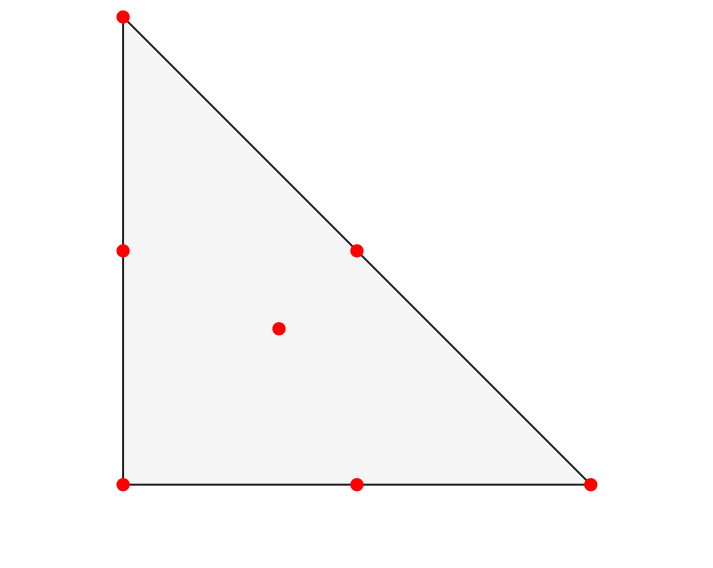
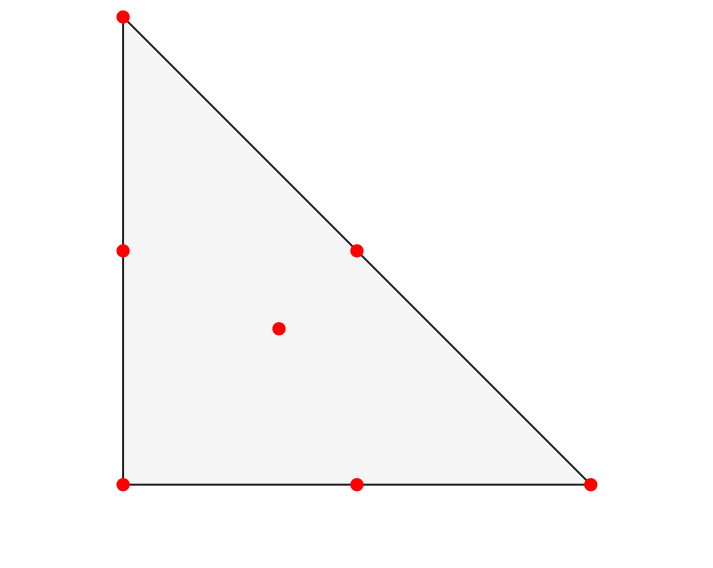

Recreate these plots in MATLAB, in order.
function plotquery()
%PLOTQUERY Draw the 7-point score-query pattern on a triangle (Burgers).
%
%   Pattern 'seven': centroid + three edge midpoints + three vertices,
%   exactly as implemented in burgers_fem_comparison.m. The element is a
%   right triangle matching the bottom face of the right tetrahedron used in
%   the reaction-diffusion plot.
%
% Output (figures/pltfig/burgers/query/):
%   burgers_query_7points.pdf/.png

    p1 = [0.0, 0.0];
    p2 = [1.0, 0.0];
    p3 = [0.0, 1.0];                 % right isosceles triangle, right angle at p1

    centroid = (p1 + p2 + p3) / 3;
    m12 = 0.5 * (p1 + p2);
    m23 = 0.5 * (p2 + p3);
    m31 = 0.5 * (p3 + p1);
    pts = [centroid; m12; m23; m31; p1; p2; p3];

    root = fileparts(fileparts(fileparts(mfilename('fullpath'))));
    figDir = fullfile(root, 'figures', 'pltfig', 'burgers', 'query');
    if exist(figDir, 'dir') ~= 7
        mkdir(figDir);
    end

    fig = figure('Color', 'w', 'Units', 'points', ...
        'Position', [1, 1, 514, 409], 'Visible', 'on');
    ax = axes(fig, 'Position', [0.02, 0.02, 0.96, 0.96]);
    patch(ax, 'Faces', [1 2 3], 'Vertices', [p1; p2; p3], ...
        'FaceColor', [0.93 0.93 0.93], 'FaceAlpha', 0.55, ...
        'EdgeColor', [0.1 0.1 0.1], 'LineWidth', 1.4);
    hold(ax, 'on');
    plot(ax, pts(:, 1), pts(:, 2), 'o', 'MarkerSize', 9, ...
        'MarkerFaceColor', 'r', 'MarkerEdgeColor', 'r');
    hold(ax, 'off');
    axis(ax, 'equal');
    axis(ax, 'off');
    box(ax, 'off');
    xlim(ax, [-0.083, 1.083]);
    ylim(ax, [-0.154, 1.012]);
    plotquery_export(fig, ...
        fullfile(figDir, 'burgers_query_7points.pdf'), ...
        fullfile(figDir, 'burgers_query_7points.png'));
    fprintf('Saved burgers query pattern (7 points)\n');
end


function plotquery_export(fig, outPdf, outPng)
    set(fig, 'PaperUnits', 'points', ...
        'PaperSize', [514, 409], ...
        'PaperPosition', [0, 0, 514, 409]);
    print(fig, outPdf, '-dpdf', '-painters');
    try
        print(fig, outPng, '-dpng', '-r300');
    catch
        exportgraphics(fig, outPng, 'Resolution', 300);
    end
    close(fig);
end
